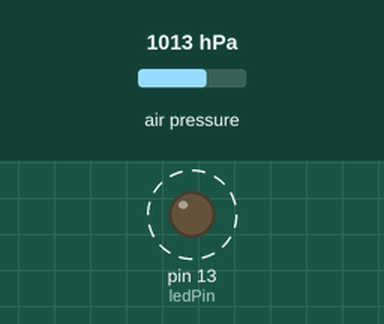
Simulated run of this sketch. Board: Arduino Uno, built with avr-gcc and run on an emulated ATmega328P. On the bench: output pins drawn as LEDs (lit = HIGH). Dashed ring = blinking. Inputs (shaded band) come from the test bench; at power-on: air pressure 1013 hPa. The modem accepts every AT command (registered, SIM ready, sends succeed) and sends nothing else; what the sketch prints to the serial monitor is not drawn.

Above: at 0.7 s.
Timing chart, 0 to 3.0 s (numbered marks = the images above):
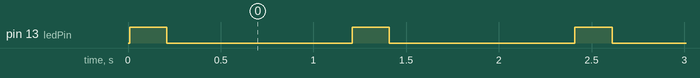

Measured:
- by itself, pin 13 (ledPin): alternates HIGH for 0.20 s and LOW for 1.0 s

The sketch:

Arduino_ESP8266_Paine_Thingspeak.ino
```cpp
#include <Wire.h>
#include <Adafruit_BMP085.h>
#include <SoftwareSerial.h>
float paine;
// LED
int ledPin = 13;
int sensor_pin=A0;  // variable for sensor
float sample=0;
float bat_volt =0;     // for temperature

// replace with your channel's thingspeak API key
String apiKey = "5R39CPOEIOZND7GW";

// connect 2 to TX of Serial USB
// connect 3 to RX of serial USB
SoftwareSerial ser(2,3); // RX, TX
Adafruit_BMP085 bmp;

// this runs once
void setup() {
  // initialize the digital pin as an output.
  pinMode(ledPin, OUTPUT);

  if (!bmp.begin()) {
  Serial.println("Could not find a valid BMP085 sensor, check wiring!");
  while (1) {}
  }

  // enable debug serial
  Serial.begin(9600);
  // enable software serial
  ser.begin(9600);

  // reset ESP8266
  ser.println("AT+RST");
}


// the loop
void loop() {

  // blink LED on board
  digitalWrite(ledPin, HIGH);
  delay(200);
  digitalWrite(ledPin, LOW);
  paine = bmp.readPressure();
  Serial.println(paine);
  delay(1000);
  //esp_8266();
}

void esp_8266()
{
 // convert to string
  char buf[32];
  String strVolt = dtostrf(paine, 4, 1, buf);
  Serial.print(strVolt);
  Serial.println(" Pa");
  // TCP connection
  String cmd = "AT+CIPSTART=\"TCP\",\"";
  cmd += "184.106.153.149"; // api.thingspeak.com
  cmd += "\",80";
  ser.println(cmd);

  if(ser.find("Error")){
    Serial.println("AT+CIPSTART error");
    return;
  }

  // prepare GET string
  String getStr = "GET /update?api_key=";
  getStr += apiKey;
  getStr +="&field1=";
  getStr += String(strVolt);
  getStr += "\r\n\r\n";

  // send data length
  cmd = "AT+CIPSEND=";
  cmd += String(getStr.length());
  ser.println(cmd);

  if(ser.find(">")){
    ser.print(getStr);
  }
  else{
    ser.println("AT+CIPCLOSE");
    // alert user
    Serial.println("AT+CIPCLOSE");
  }

  // thingspeak needs 15 sec delay between updates
  delay(16000);
}
```
